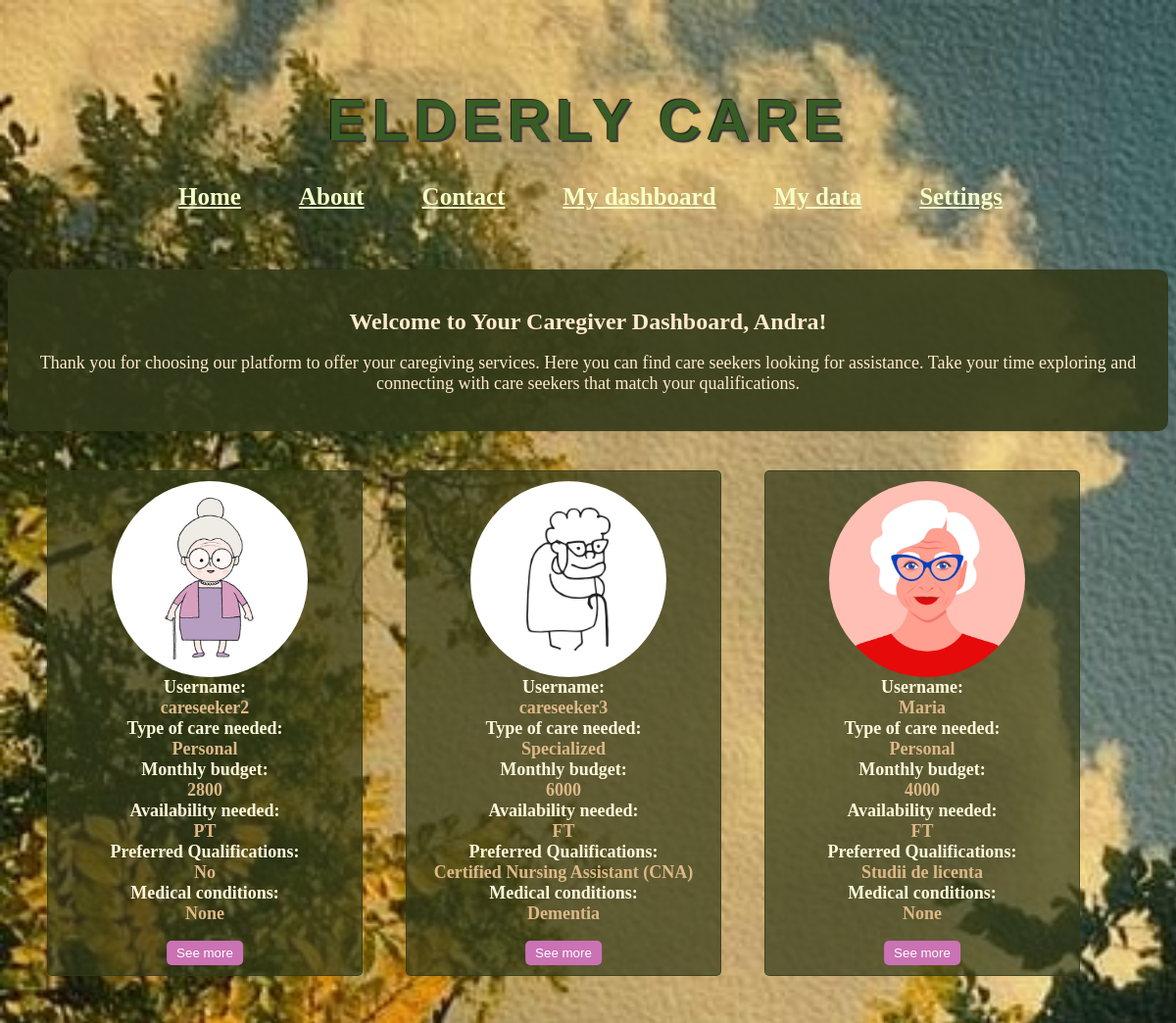
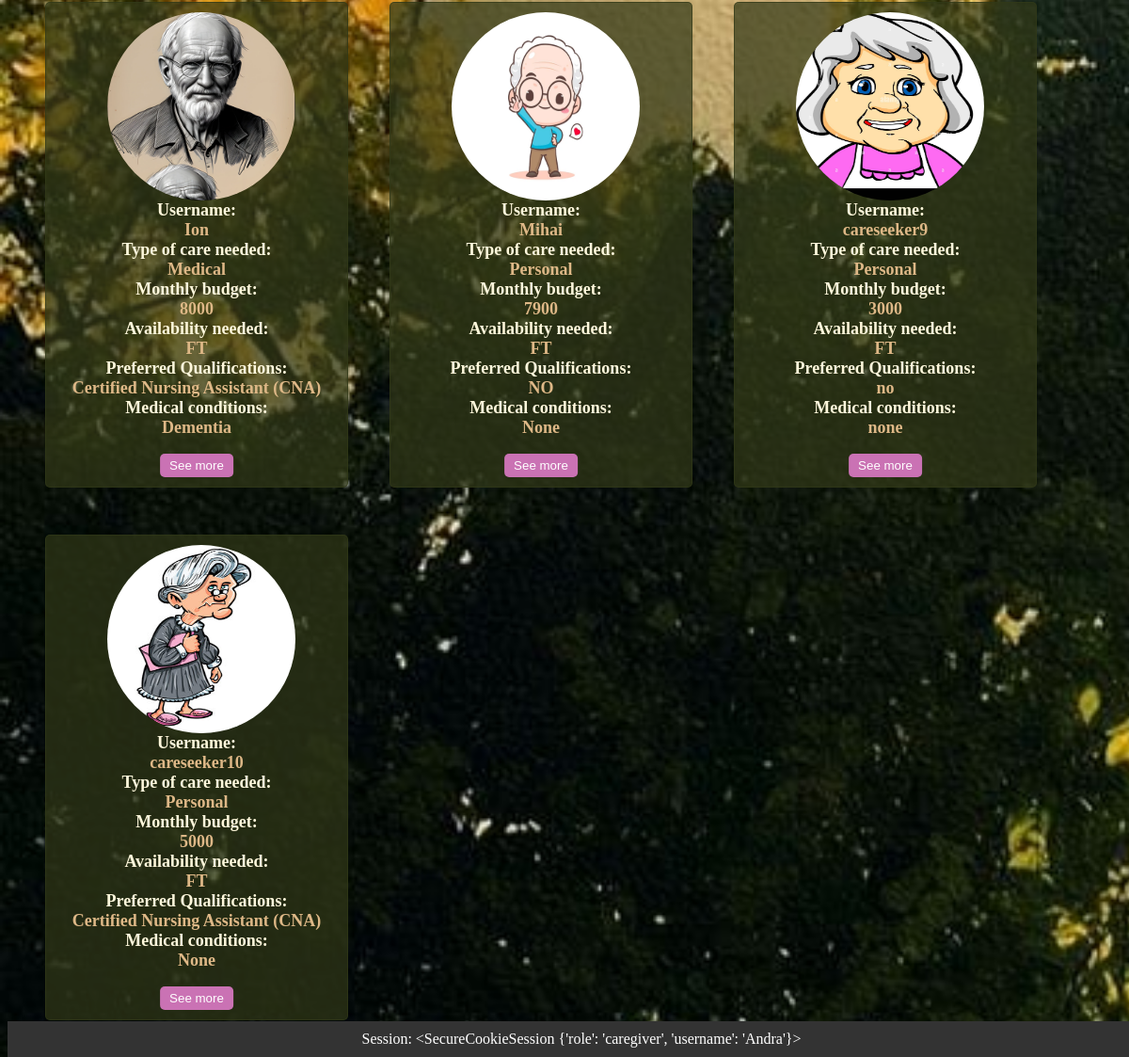
Page /caregiver_dashboard (signed in) on the committed database (2 pictures, top to bottom).
### app/models.py (models this page shows, shortened)
class Users(db.Model, UserMixin):
    __tablename__ = 'users'
    id = db.Column(db.Integer, primary_key=True)
    username = db.Column(db.String(50), unique=True, nullable=False)
    email = db.Column(db.String(120), unique=True, nullable=False)
    password = db.Column(db.String(255), nullable=False)
    location = db.Column(db.String(60), nullable=False)
    phone_number = db.Column(db.String(20), nullable=False)
    role = db.Column(db.String(15), nullable=False)
    age = db.Column(db.Integer)
    experience = db.Column(db.Integer)
    references = db.Column(ChoiceType([('Yes', 'yes'), ('No', 'no'), ('N/A', 'n/a')]))
    availability = db.Column(ChoiceType([('Full-Time', 'FT'), ('Part-Time', 'PT')]))
    languages_spoken = db.Column(db.String(100))
    background_check = db.Column(db.Boolean)
    additional_notes = db.Column(db.Text)
    type_of_care_needed = db.Column(db.String(100))
    monthly_budget = db.Column(db.Integer)
    availability_needed = db.Column(ChoiceType([('Full-Time', 'FT'), ('Part-Time', 'PT')]))
    preferred_qualifications = db.Column(db.String(100))
    medical_conditions = db.Column(db.String(100))
    picture = db.Column(db.String(300))

### app/routes.py (the view)
@auth_blueprint.route('/caregiver_dashboard')
def caregiver_dashboard():
    print('User authenticated before @login_required:', current_user.is_authenticated)
    print("Session:", session)
    if session.get('role') == 'caregiver':
        care_seekers = Users.query.filter_by(role='care_seeker').all()
        return render_template('caregiver_dashboard.html', care_seekers=care_seekers)
    else:
        flash('Access denied. Log in as careseeker', 'error')
        return redirect(url_for('home.homepage'))

### app/templates/caregiver_dashboard.html (shortened to what this page needs)
{% extends 'base.html' %}
{% block content %}
    <div class="greeting" style="text-align: center; margin-top: 40px; padding: 20px; background-color: rgb(50, 57, 25, 0.9); border-radius: 10px; box-shadow: 0 0 10px rgba(0, 0, 0, 0.1);">
        <h2 style="font-size: 24px; margin-bottom: 10px; color: blanchedalmond;">Welcome to Your Caregiver Dashboard, {{ session['username'] }}!</h2>
        <p style="font-size: 18px; color: blanchedalmond;">Thank you for choosing our platform to offer your caregiving services. Here you can find care seekers looking for assistance. Take your time exploring and connecting with care seekers that match your qualifications.</p>
    </div>
        {% for care_seeker in care_seekers %}
            <div class="care_seekers-box">
                {% if care_seeker.picture %}
    <img src="{{ url_for('home.uploaded_file', filename=care_seeker.picture.split('/')[-1]) }}" alt="Caregiver Picture" style="width: 200px; height: 200px; border-radius: 50%; margin-left:55px">
{% endif %}
                <strong>Username:</strong> <span style="color: burlywood; font-size: large; font-weight: 600;"> {{ care_seeker.username }} <br>
                <strong>Type of care needed:</strong> <br> {{ care_seeker.type_of_care_needed }} <br>
                <strong>Monthly budget:</strong> <br> {{ care_seeker.monthly_budget }} <br>
                <strong>Availability needed:</strong> <br> {{ care_seeker.availability_needed }}<br>
                <strong>Preferred Qualifications:</strong> <br>{{ care_seeker.preferred_qualifications }} <br>
                <strong>Medical conditions:</strong> <br> {{ care_seeker.medical_conditions }} <br>
                <br>
                <br>
                <button class="see-more-button">See more</button>
            </div>
        {% endfor %}
    </div>
    <form action="{{ url_for('auth.logout') }}" method="POST">
        <button type="submit" class="logout-button">Logout</button>
    </form>
{% endblock %}

### app/templates/base.html (style rules this page uses)
body { background-image: url("static/bck.jpg"); background-size: cover; background-repeat: no-repeat; background-color: #153537; }

### app/templates/caregiver_dashboard.html (style rules this page uses)
.care_seekers-box { border: 1px solid rgb(50, 57, 25, 0.7); border-radius: 5px; padding: 10px; margin-bottom: 10px; margin-top: 40px; margin-left: 40px; width: 300px; background-color: rgb(50, 57, 25, 0.7); display: inline-grid; vertical-align: top; position: relative; text-align: center; }
.care_seekers-box strong { color: cornsilk; font-size: large; }
.see-more-button { position: absolute; bottom: 10px; left: 50%; transform: translateX(-50%); padding: 5px 10px; background-color:#ca72b4; color: #fff; border: none; border-radius: 5px; cursor: pointer; }

### rows in the picture
Users: picture (picture), username "careseeker2", type_of_care_needed "Personal", monthly_budget "2800", availability_needed "PT", preferred_qualifications "No", medical_conditions "None"
Users: picture (picture), username "careseeker3", type_of_care_needed "Specialized", monthly_budget "6000", availability_needed "FT", preferred_qualifications "Certified Nursing Assistant (CNA)", medical_conditions "Dementia"
Users: picture (picture), username "Maria", type_of_care_needed "Personal", monthly_budget "4000", availability_needed "FT", preferred_qualifications "Studii de licenta", medical_conditions "None"
Users: picture (picture), username "Ion", type_of_care_needed "Medical", monthly_budget "8000", availability_needed "FT", preferred_qualifications "Certified Nursing Assistant (CNA)", medical_conditions "Dementia"
Users: picture (picture), username "Mihai", type_of_care_needed "Personal", monthly_budget "7900", availability_needed "FT", preferred_qualifications "NO", medical_conditions "None"
Users: picture (picture), username "careseeker9", type_of_care_needed "Personal", monthly_budget "3000", availability_needed "FT", preferred_qualifications "no", medical_conditions "none"
Users: picture (picture), username "careseeker10", type_of_care_needed "Personal", monthly_budget "5000", availability_needed "FT", preferred_qualifications "Certified Nursing Assistant (CNA)", medical_conditions "None"

### other values in the picture
{{ session['username'] }} "Andra"
{{ session }} "<SecureCookieSession {'role': 'caregiver', 'username': 'Andra'}>"
